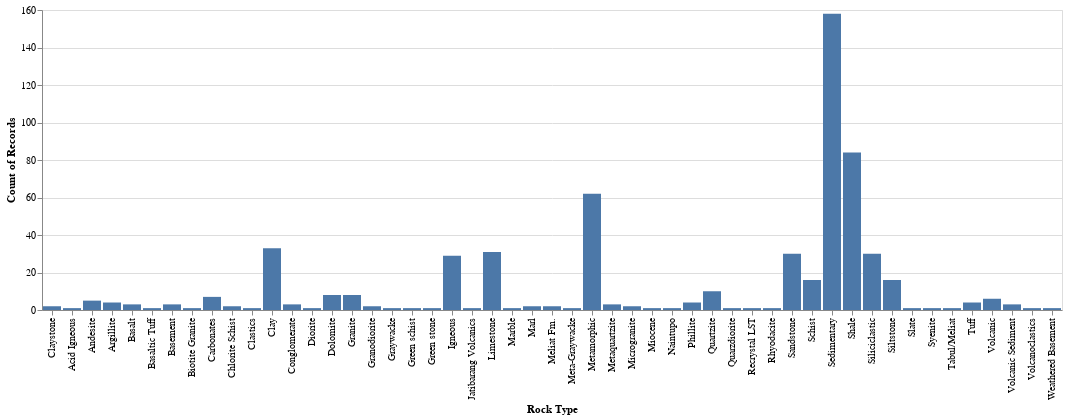

The notebook cell saved with this chart:
### Code cell
alt.Chart(df).mark_bar().encode(
    y='count()',
    x='Rock Type'
)

### Figure 1 — Vega-Lite specification as saved in the notebook (floating-point values rounded to 4 significant figures; data arrays with more than 128 entries replaced by an {"elided": "..."} marker saying what was removed)
{"config": {"view": {"continuousWidth": 400, "continuousHeight": 300}}, "data": {"name": "data-c26c150453a771db3923a9085244cc78"}, "mark": "bar", "encoding": {"x": {"type": "nominal", "field": "Rock Type"}, "y": {"type": "quantitative", "aggregate": "count"}}, "$schema": "https://vega.github.io/schema/vega-lite/v4.8.1.json", "datasets": {"data-c26c150453a771db3923a9085244cc78": {"elided": "593 records"}}}
